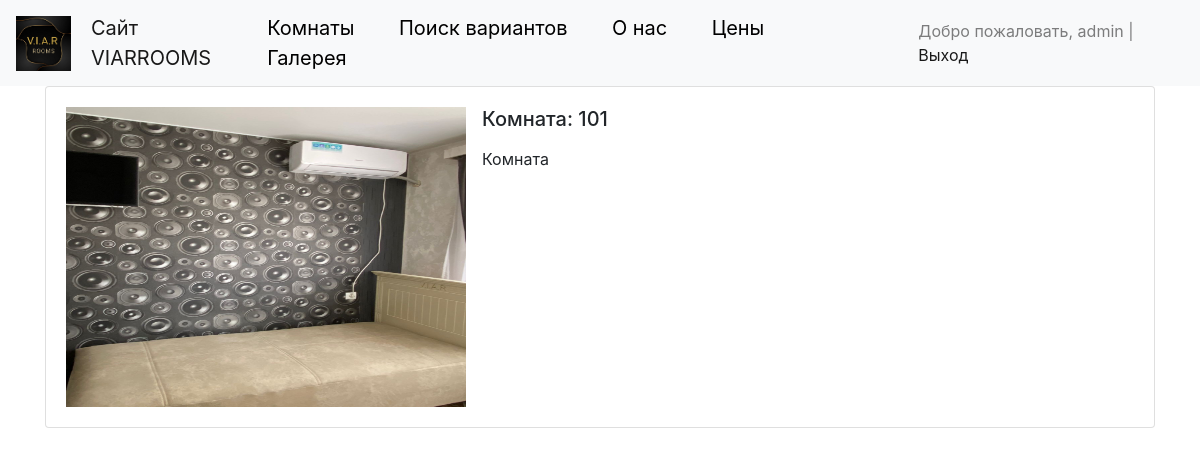
The app's page /rooms/1/ (signed in) with its own data.
### rooms/models.py (models this page shows, shortened)
class Rooms(models.Model):
    title = models.CharField(max_length=150, verbose_name='Номер комнаты')
    content = models.TextField(blank=True, verbose_name='Контент')
    photo = models.ImageField(upload_to='photos/%Y/%m/%d/', verbose_name='Фото', blank=True)
    price = models.IntegerField(verbose_name='Цена комнаты',)
    is_published = models.BooleanField(default=True, verbose_name='Опубликовано')
    date_start = models.DateField(verbose_name='Занято с', blank=True, auto_now=False )
    date_end = models.DateField(verbose_name='Занято по', blank=True, auto_now=False)
    class Meta:
        verbose_name = 'Комната'
        verbose_name_plural = 'Комнаты'
        ordering = ['title']

### rooms/views.py (the view)
# urls.py: path('rooms/<int:pk>/', ViewRooms.as_view(), name='view_rooms'),
class ViewRooms(DetailView):
    model = Rooms
    context_object_name = 'rooms_item'

### rooms/templates/rooms/rooms_detail.html (shortened to what this page needs)
{% extends 'base.html' %}
{% block content %}
<div class="card mb-3">
  <div class="card-body">
      {% if rooms_item.photo %}
      <img src="{{ rooms_item.photo.url }}" alt="" width="400" height="300" class="float-left mr-3">
      {% else %}
      <img src="https://picsum.photos/id/1060/350/235/?blur=2" alt="" class="float-left mr-3">
      {% endif %}
        <h5 class="card-title">{{ rooms_item.title }}</h5>
        <p class="card-text">{{ rooms_item.content|safe|linebreaks }}</p>
  </div>
</div>
{% endblock %}

### templates/inc/_nav.html (shortened to what this page needs)
{% load static %}
<nav class="navbar navbar-expand-lg navbar-light bg-light">
    <a href="{% url 'home' %}" class="navbar-left"><img src="{% static 'logo.jpg' %}" width="55px" ></a>
    <a class="navbar-brand" style="margin-left: 20px" href="{% url 'home' %}">Сайт<br>VIARROOMS</a>
    <div class="collapse navbar-collapse" id="navbarSupportedContent">
        <span class="navbar-links" >
        <link rel="stylesheet" href="{% static 'local.css' %}">
            <a href="{% url 'rooms' %}">Комнаты</a>
            <a href="{% url 'search_room' %}">Поиск вариантов</a>
            <a href="{% url 'about' %}">О нас</a>
            <a href="{% url 'prices' %}">Цены</a>
            <a href="{% url 'galery' %}">Галерея</a>
        </span>
        <span class="navbar-text" style="margin-left: 20px" >
            {% if request.user.is_authenticated %}
            Добро пожаловать,  {{ user.username }} |  <a href="{% url 'logout' %}">Выход</a>
            {% else %}
            <a href="{% url 'register' %}">Register</a> | <a href="{% url 'login' %}">Login</a>
            {% endif %}
        </span>
    </div>
</nav>

### rooms/static/local.css (style rules this page uses)
.navbar-links a { font-size: 20px; color:black; margin: 20px; }

### records on screen
Rooms: photo (picture), title "Комната: 101", content "Комната"

### other values on screen
{{ user.username }} "admin"
